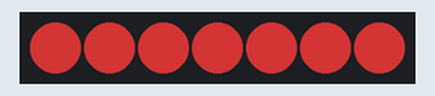
Simulated run of this program. Board: CircuitPython board. Shown: 7 RGB LEDs in strip order, left to right. Dim RGB values are drawn brighter than linear.

Above: at 0.01 s.
At 3.95 s:
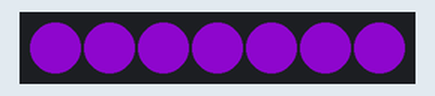
At 5.92 s:
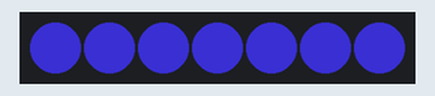
At 8.05 s:
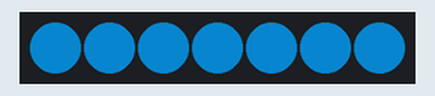
At 12.14 s:
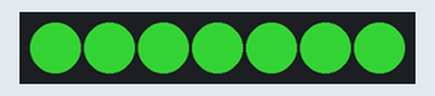
At 16.24 s:
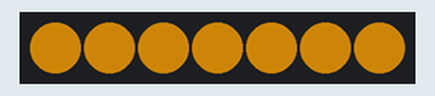
Timing chart, 0 to 40.0 s (numbered marks = the images above):
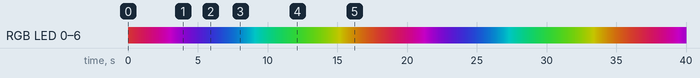

Measured:
- by itself, everything shown: repeats every 18.2 s, in 360 steps

The program:

neopixelLED_rainbow_fade.py
```python
import time
import board
import neopixel_spi as neopixel
import math

NUM_PIXELS = 7
PIXEL_ORDER = neopixel.GRB
#COLORS = (0xFF0000, 0x00FF00, 0x0000FF)
DELAY = 0.05

spi = board.SPI()


# Choose an open pin connected to the Data In of the NeoPixel strip, i.e. board.D18
# NeoPixels must be connected to D10, D12, D18 or D21 to work.
#pixel_pin = board.D18

# The number of NeoPixels
num_pixels = 7

# The order of the pixel colors - RGB or GRB. Some NeoPixels have red and green reversed!
# For RGBW NeoPixels, simply change the ORDER to RGBW or GRBW.
ORDER = neopixel.GRB

pixels = neopixel.NeoPixel_SPI(spi,
                               NUM_PIXELS,
                               pixel_order=PIXEL_ORDER,
                               auto_write=False,
                brightness=0.5)


while True:
    wait = 0.01
    deg = 0
    degToRad = 3.14/180
    i = 0
    j = 120
    k = 240

    while(True):
        r = round((math.cos(i*degToRad)+1)*255//2)
        g = round((math.cos(j*degToRad)+1)*255//2)
        b = round((math.cos(k*degToRad)+1)*255//2)

        pixels.fill([r,g,b])
        pixels.show()
        time.sleep(DELAY)

        i += 1
        j += 1
        k += 1

        if i > 359:
            i = 0
        if j > 359:
            j=0
        if k > 359:
            k=0
        #print("i: ", i)
        #print("r: ", r)
```
